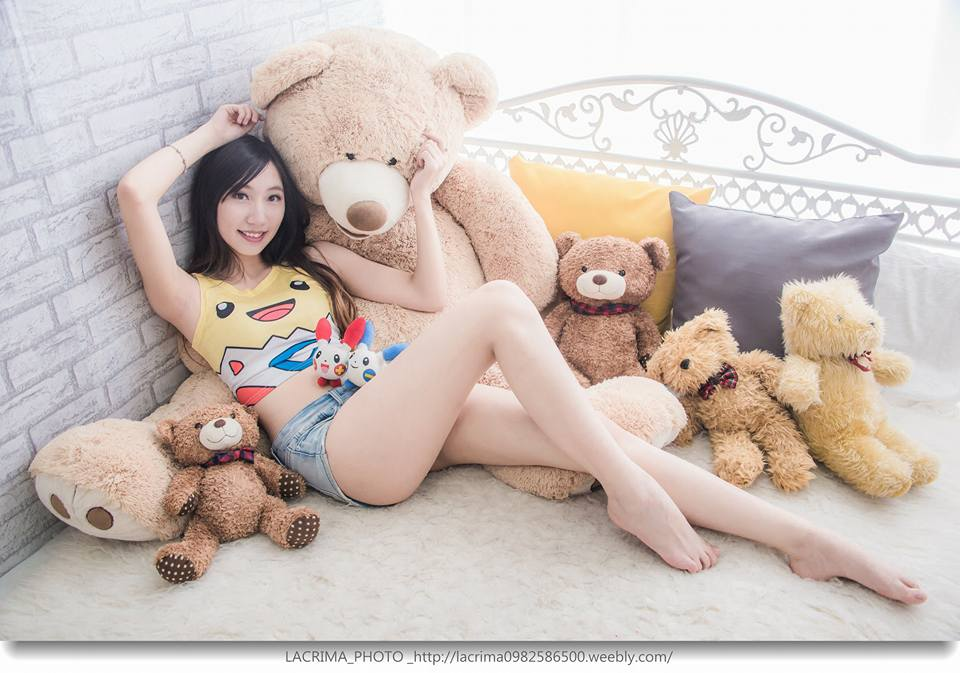
#> input picture PycharmProjects/0225_new/1.jpg, 960 x 673 px, given in place of cat.jpg, which was not available
$ python thresholding2.py
#> lines starting #> are read from the running program, lines starting #| are printed output that depends on the picture; pictures that were not available may be replaced by others from this repository, and a replacement may not be noted
from skimage.io import imshow, imread, imsave
import numpy as np
import matplotlib.pyplot as plt
import skimage.data as data
import skimage.segmentation as seg
import skimage.filters as filters
import skimage.draw as draw
import skimage.color as color
import cv2
def image_show(image, nrows = 1, ncols = 1, cmap = 'gray'):
    fig, ax = plt.subplots(nrows = nrows, ncols=ncols, figsize = (6,6))
    ax.imshow(image, cmap = 'gray')
    ax.axis('off')
    plt.show()
    return fig, ax
image1 = imread('../img/cat.jpg', as_gray = True)
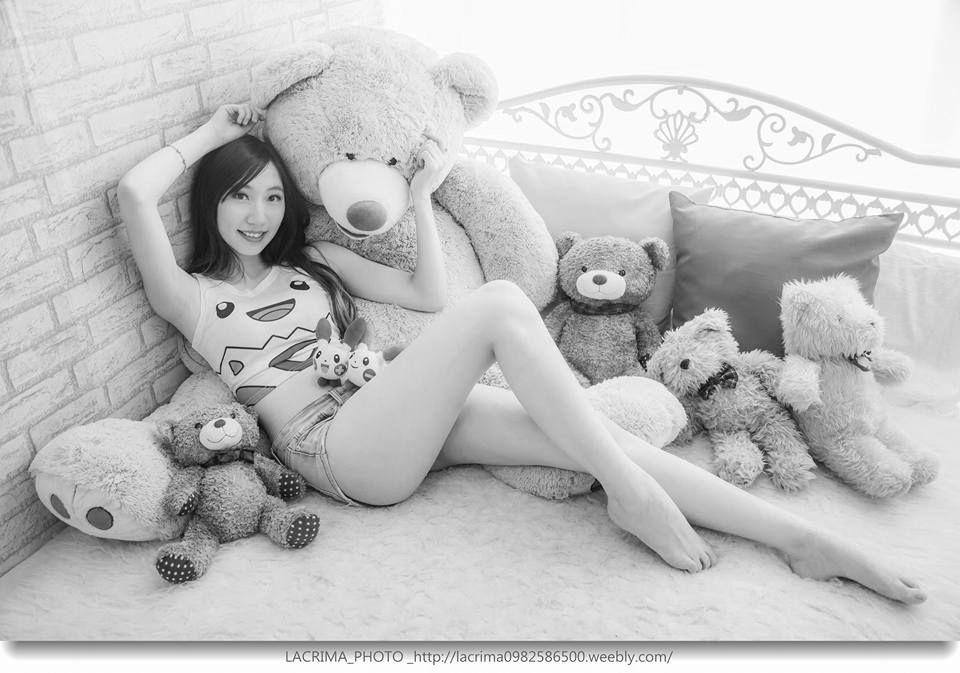
#> image1: shape (673, 960) float64; min 0.00667, max 1, mean 0.763
#image_show
imshow(image1)
plt.show()
fig, ax = plt.subplots(1, 1)
ax.hist(image1.ravel(), bins = 32, range=[0, 256])
ax.set_xlim(0, 256)
plt.show()
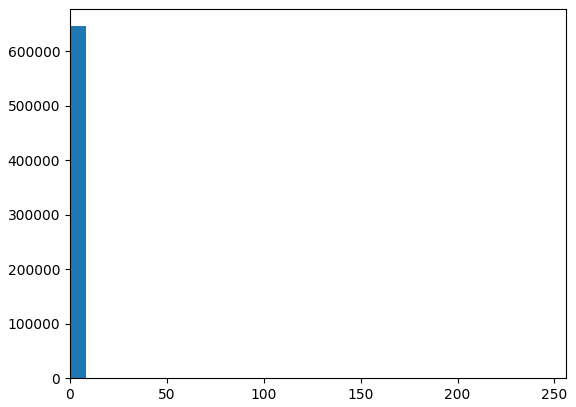
#> figure drawn by matplotlib, 1 panel; tallest bar 646080 high, from x = 0 to 8

image1=imread('../img/threshold.png',as_gray=True)
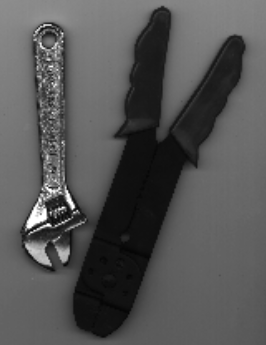
#> input picture PycharmProjects/0311_new/directory/threshold.png, 266 x 345 px, found by its file name
#> image1 is the input picture: shape (345, 266) float64; min 0.0196, max 1, mean 0.331
imshow(image1)
plt.show()
print(image1)
#> (printed output is left out)
print()
print(image1.shape)
#| (345, 266)
print(image1.ravel())
#> (printed output is left out)
print()
print((image1.ravel()).shape)
#| (91770,)
plt.hist(image1.ravel())
plt.show()
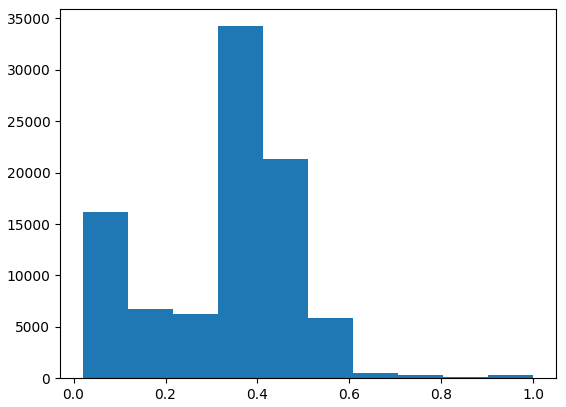
#> figure drawn by matplotlib, 1 panel; tallest bar 34248 high, from x = 0.314 to 0.412
